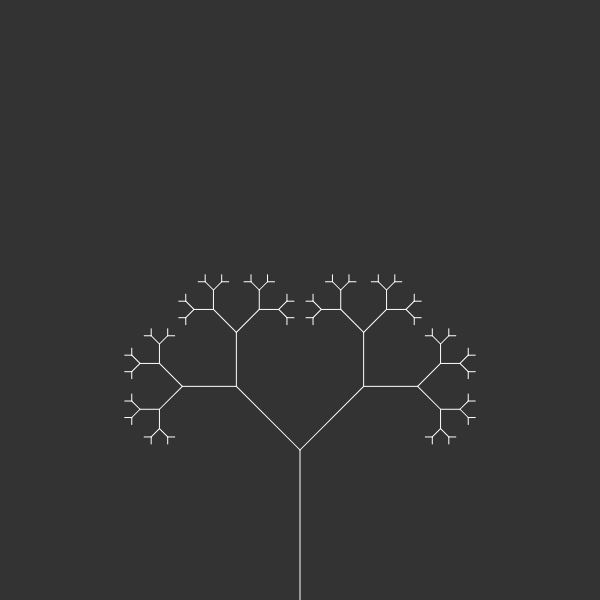
Frame 1 (no input)
Frame 60 (no input): identical to frame 1, image omitted
Frame 120 (the mouse pressed at the canvas centre since frame 60): identical to frame 1, image omitted

The p5.js sketch that drew this single still picture (run headless with seeded random() and noise() and a simulated clock; from frame 60 on, the mouse is pressed at the canvas centre):

// p5.js sketch
// ── sketch.js
var slider
var reducer

function setup(){
	createCanvas(600, 600)
	slider = createSlider(0, 180, 45, 0.1)
	reducer = 0.6
}

function draw(){
	background(51)
	translate(300, height)
	stroke(255)
	angleMode(DEGREES)
	branch(150)
}

function branch(len){
	line(0, 0, 0, -len)
	translate(0, -len)
	if (len > 10){
		push()
		rotate(slider.value())
		branch(len*reducer)
		pop()
		push()
		rotate(-slider.value())
		branch(len*reducer)
		// pop()
		// push()
		// rotate(slider.value()/1.5)
		// branch(len*reducer)
		// pop()
		// push()
		// rotate(-slider.value()/1.5)
		// branch(len*reducer)
		// pop()
		// push()
		// rotate(-slider.value()/4)
		// branch(len*reducer)
		pop()
		// rotate(slider.value()/4)
		// branch(len*reducer)
	}
}
